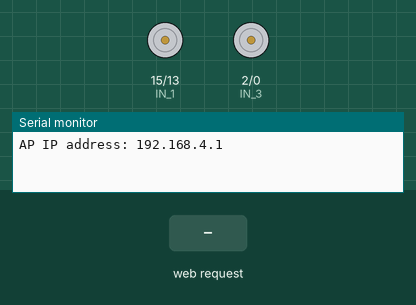
The sketch below on a simulated ESP8266 (NodeMCU). On the bench: motor-driver pin pairs drawn as motors (green arrow = first pin HIGH = forward, orange = second pin HIGH = backward, longer = more drive, scaled by the enable pin), the last lines printed to the serial monitor. Inputs (shaded band) come from the test bench.

Above: at 1.2 s.
1.3 s: HTTP request GET /?State=F received
At 2.4 s:
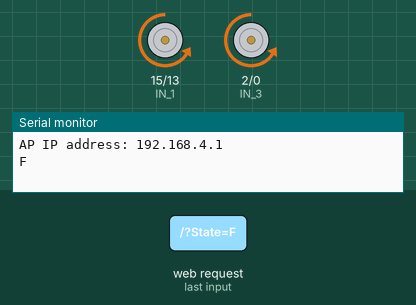
2.8 s: HTTP request GET /?State=B received
At 3.6 s:
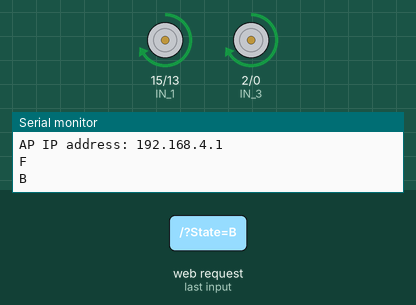
4.3 s: HTTP request GET /?State=L received
At 4.7 s:
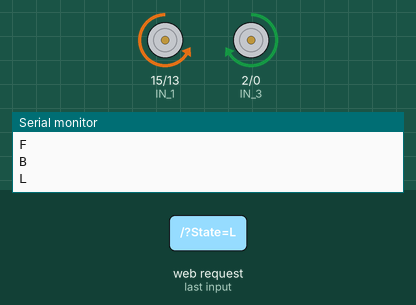
5.8 s: HTTP request GET /?State=R received
At 7.0 s:
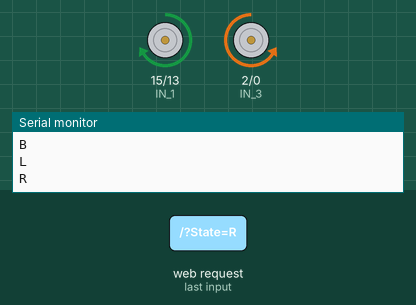
Timing chart, 0 to 8.3 s (numbered marks = the images above; inputs shaded):
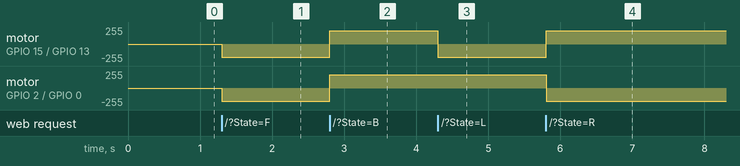

The sketch:

OldCode_WithoutVoice.ino
```cpp
// Motor driver pin definitions
#define ENA   14         // Enable pin for Motor A
#define ENB   12         // Enable pin for Motor B
#define IN_1  15         // Control pin 1 for Motor A
#define IN_2  13         // Control pin 2 for Motor A
#define IN_3  2          // Control pin 1 for Motor B
#define IN_4  0          // Control pin 2 for Motor B

#include <ESP8266WiFi.h>
#include <WiFiClient.h>
#include <ESP8266WebServer.h>

// Global variables
String command;              // Stores received command
int speedCar = 800;          // Default speed for the motors
int speed_Coeff = 3;         // Speed coefficient for smooth turns

const char* ssid = " Project wifi car";  // WiFi SSID
ESP8266WebServer server(80);             // Create web server on port 80

void setup() {
  // Set motor control pins as output
  pinMode(ENA, OUTPUT);
  pinMode(ENB, OUTPUT);
  pinMode(IN_1, OUTPUT);
  pinMode(IN_2, OUTPUT);
  pinMode(IN_3, OUTPUT);
  pinMode(IN_4, OUTPUT);

  Serial.begin(115200);  // Start serial communication for debugging

  // Set up ESP in Access Point (AP) mode
  WiFi.mode(WIFI_AP);
  WiFi.softAP(ssid);  // Start the AP with defined SSID

  // Display IP address of the AP
  IPAddress myIP = WiFi.softAPIP();
  Serial.print("AP IP address: ");
  Serial.println(myIP);

  // Define web server routes
  server.on("/", HTTP_handleRoot);          // Handle root path
  server.onNotFound(HTTP_handleRoot);       // Handle 404 (not found)
  server.begin();                           // Start web server
}

// Movement functions

// Move forward
void goAhead(){
  digitalWrite(IN_1, LOW);
  digitalWrite(IN_2, HIGH);
  analogWrite(ENA, speedCar);

  digitalWrite(IN_3, LOW);
  digitalWrite(IN_4, HIGH);
  analogWrite(ENB, speedCar);
}

// Move backward
void goBack(){
  digitalWrite(IN_1, HIGH);
  digitalWrite(IN_2, LOW);
  analogWrite(ENA, speedCar);

  digitalWrite(IN_3, HIGH);
  digitalWrite(IN_4, LOW);
  analogWrite(ENB, speedCar);
}

// Turn right
void goRight(){
  digitalWrite(IN_1, HIGH);
  digitalWrite(IN_2, LOW);
  analogWrite(ENA, speedCar);

  digitalWrite(IN_3, LOW);
  digitalWrite(IN_4, HIGH);
  analogWrite(ENB, speedCar);
}

// Turn left
void goLeft(){
  digitalWrite(IN_1, LOW);
  digitalWrite(IN_2, HIGH);
  analogWrite(ENA, speedCar);

  digitalWrite(IN_3, HIGH);
  digitalWrite(IN_4, LOW);
  analogWrite(ENB, speedCar);
}

// Move forward-right
void goAheadRight(){
  digitalWrite(IN_1, LOW);
  digitalWrite(IN_2, HIGH);
  analogWrite(ENA, speedCar / speed_Coeff);  // Slow left motor

  digitalWrite(IN_3, LOW);
  digitalWrite(IN_4, HIGH);
  analogWrite(ENB, speedCar);                // Normal speed on right
}

// Move forward-left
void goAheadLeft(){
  digitalWrite(IN_1, LOW);
  digitalWrite(IN_2, HIGH);
  analogWrite(ENA, speedCar);

  digitalWrite(IN_3, LOW);
  digitalWrite(IN_4, HIGH);
  analogWrite(ENB, speedCar / speed_Coeff);  // Slow right motor
}

// Move backward-right
void goBackRight(){
  digitalWrite(IN_1, HIGH);
  digitalWrite(IN_2, LOW);
  analogWrite(ENA, speedCar / speed_Coeff);  // Slow left motor

  digitalWrite(IN_3, HIGH);
  digitalWrite(IN_4, LOW);
  analogWrite(ENB, speedCar);                // Normal speed on right
}

// Move backward-left
void goBackLeft(){
  digitalWrite(IN_1, HIGH);
  digitalWrite(IN_2, LOW);
  analogWrite(ENA, speedCar);

  digitalWrite(IN_3, HIGH);
  digitalWrite(IN_4, LOW);
  analogWrite(ENB, speedCar / speed_Coeff);  // Slow right motor
}

// Stop the robot
void stopRobot(){
  digitalWrite(IN_1, LOW);
  digitalWrite(IN_2, LOW);
  analogWrite(ENA, speedCar);

  digitalWrite(IN_3, LOW);
  digitalWrite(IN_4, LOW);
  analogWrite(ENB, speedCar);
}

// Main loop
void loop() {
  server.handleClient();  // Handle incoming client requests

  // Read and handle command from URL query
  command = server.arg("State");

  // Movement commands
  if (command == "F") goAhead();
  else if (command == "B") goBack();
  else if (command == "L") goLeft();
  else if (command == "R") goRight();
  else if (command == "I") goAheadRight();
  else if (command == "G") goAheadLeft();
  else if (command == "J") goBackRight();
  else if (command == "H") goBackLeft();

  // Speed control (0–9)
  else if (command == "0") speedCar = 400;
  else if (command == "1") speedCar = 470;
  else if (command == "2") speedCar = 540;
  else if (command == "3") speedCar = 610;
  else if (command == "4") speedCar = 680;
  else if (command == "5") speedCar = 750;
  else if (command == "6") speedCar = 820;
  else if (command == "7") speedCar = 890;
  else if (command == "8") speedCar = 960;
  else if (command == "9") speedCar = 1023;

  // Stop
  else if (command == "S") stopRobot();
}

// Handles incoming HTTP requests
void HTTP_handleRoot(void) {
  // Print command to Serial if present
  if(server.hasArg("State")) {
    Serial.println(server.arg("State"));
  }

  // Respond with empty page (can be updated for GUI)
  server.send(200, "text/html", "");
  delay(1);
}
```

Measured:
- after the input at 1.3 s, motor on GPIO 15 (IN_1) / GPIO 13 (IN_2), motor on GPIO 2 (IN_3) / GPIO 0 (IN_4): stopped → backward 199/255 at once
- after the input at 2.8 s, motor on GPIO 15 (IN_1) / GPIO 13 (IN_2), motor on GPIO 2 (IN_3) / GPIO 0 (IN_4): backward 199/255 → forward 199/255 at once
- after the input at 4.3 s, motor on GPIO 15 (IN_1) / GPIO 13 (IN_2): forward 199/255 → backward 199/255 at once
- after the input at 5.8 s, motor on GPIO 15 (IN_1) / GPIO 13 (IN_2): backward 199/255 → forward 199/255 at once; motor on GPIO 2 (IN_3) / GPIO 0 (IN_4): forward 199/255 → backward 199/255 at once
